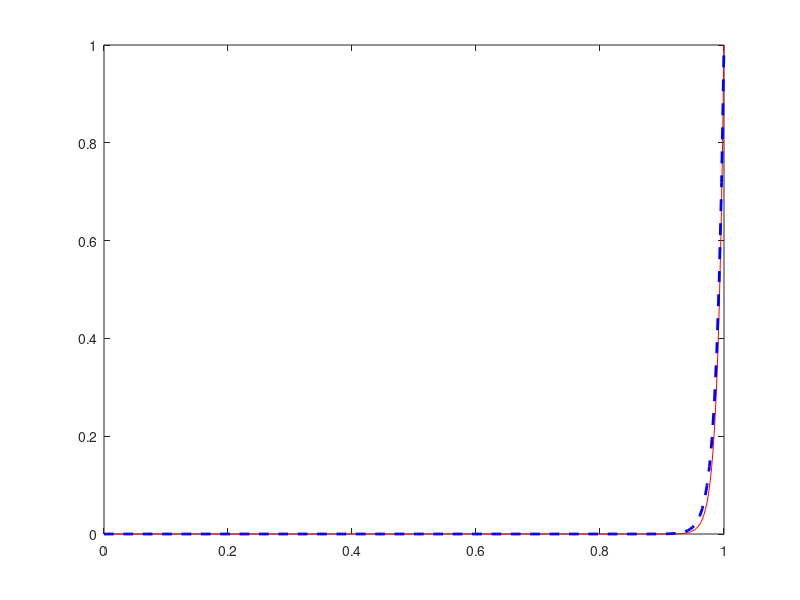

Reproduce this figure in MATLAB.
%% 4 es 8
clear all
close all
clc
a = 0;
b = 1;
E = 0.01;
sol_es = @(x) (exp(x/E)-1)/(exp(1/E)-1);
xplot = linspace(a,b,401);
for k = 2:8
    M = 2^k;
    x = linspace(a,b,M+1);
    h = (b-a)/M;
    Peclet=h/(2*E)
    d = (2*E/h^2+1/h)*ones(1,M-1);
    cs = (-E/h^2)*ones(1,M-2);
    ci = (-E/h^2-1/h)*ones(1,M-2);
    A = diag(d) + diag(cs,1) + diag(ci,-1);
    F = [zeros(M-2,1); E/h^2];
    U = A\F;
    U = [0;U;1]; % aggiungo condizioni al bordo
    plot(xplot,sol_es(xplot),'r',x,U,'--b','linewidth',2)
    err = max(abs(sol_es(x)-U'))
    pause
end
